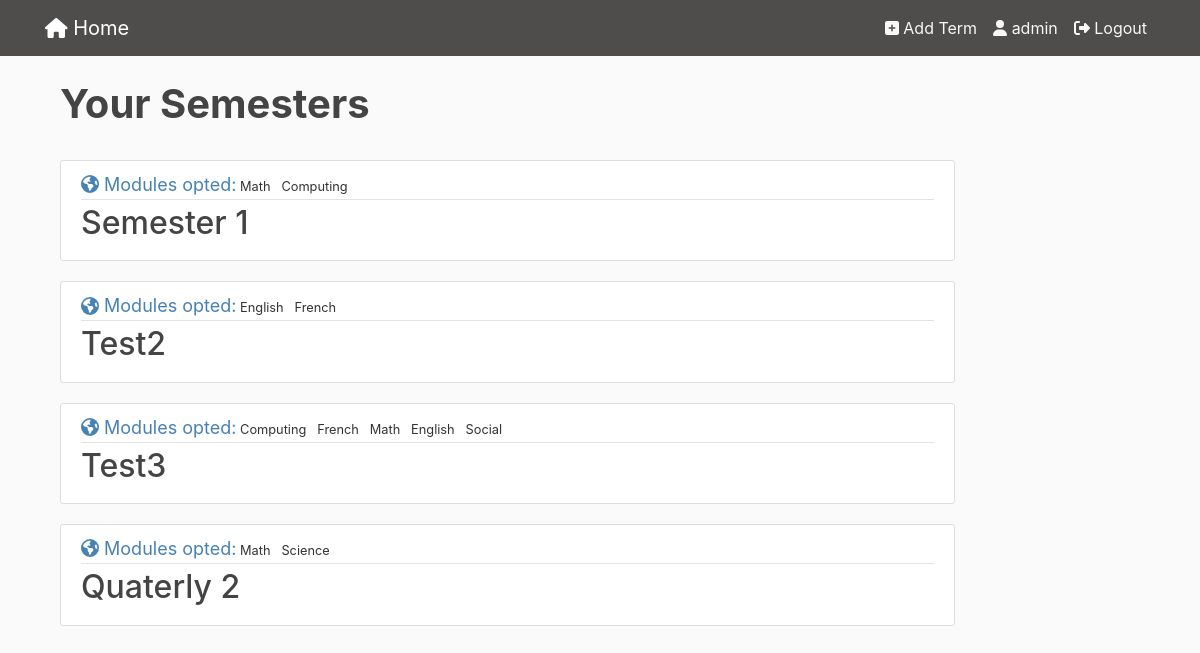
The app's page / (signed in), older data.
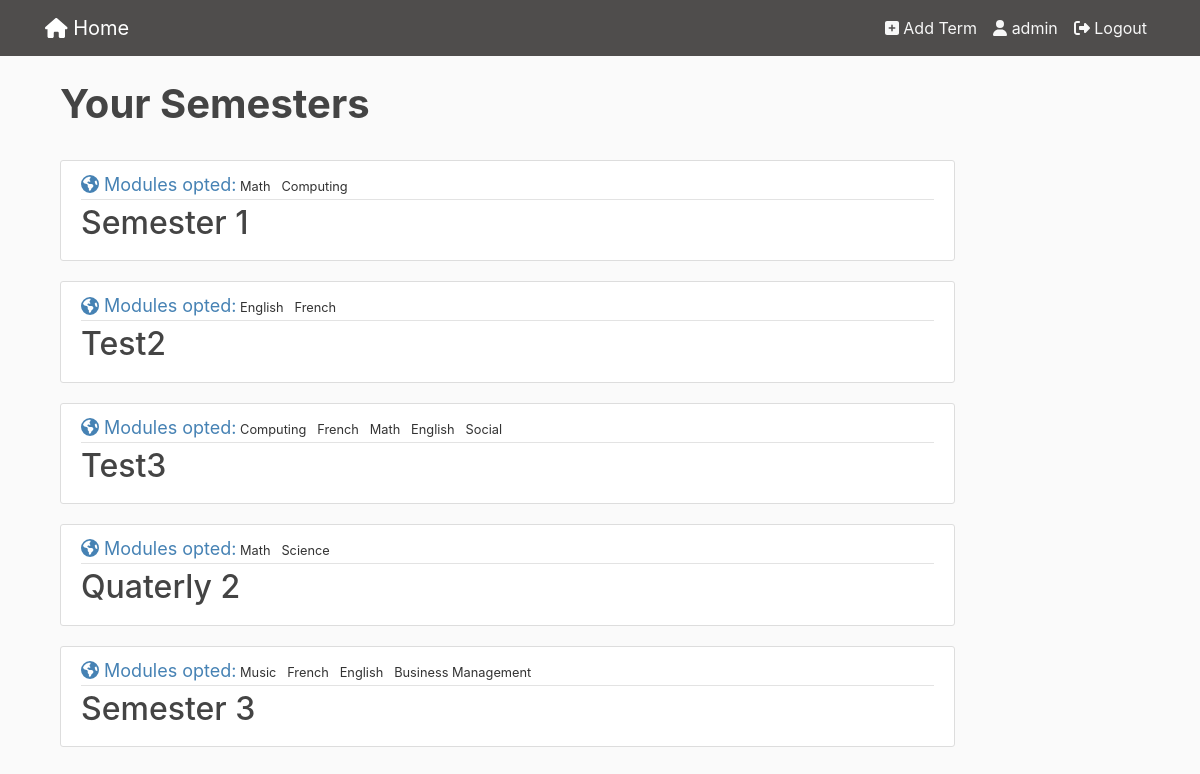
The same page, newer data.
### analysis/models.py (models this page shows, shortened)
class Term(models.Model):
    name = models.CharField(max_length=100)
    description = models.CharField(max_length=200, null=True, blank=True)
    user = models.ForeignKey(User, on_delete=models.CASCADE)

class Subject(models.Model):
    term = models.ForeignKey(Term, on_delete=models.CASCADE)
    name = models.CharField(max_length=100)
    result = models.IntegerField(default=0, null=True, blank=True)
    total_hr_spent = models.DecimalField(max_digits=10, decimal_places=2, default=0.0, null=True, blank=True)

### analysis/views.py (the view)
# urls.py: path('', views.Dashboard.as_view(), name='index'),
class Dashboard(LoginRequiredMixin, TemplateView):
    template_name = 'dashboard.html'
    def get_context_data(self, **kwargs):
        context = super().get_context_data(**kwargs)
        term = {}
        for tr in Term.objects.filter(user=self.request.user).order_by('id'):
            term[tr] = list()
            for subjects in Subject.objects.filter(term=tr):
                term[tr].append(subjects)
        context['term'] = term
        return context

### analysis/templates/dashboard.html (shortened to what this page needs)
{% extends "base.html" %} {%block content%}
<div class="row">
    <div class="container">
        <div class="col-md-10">
            <h1 class="font-weight-bold">Your Semesters</h1>
            <br/>
        </div>
        {% for t, subjects in term.items %}
        <div class="col-md-10">
            <article class="media content-section">
                <div class="media-body">
                    <div class="article-metadata">
                        <small>
                            <font size="4" color="SteelBlue"><i class="fas fa-globe-americas"></i>
                                Modules opted:</font>
                            {% for subj in subjects %}
                            <span>{{subj.name}} &nbsp;</span>
                            {% endfor %}
                        </small>
                    </div>
                    <h2>
                        <a class="article-title" href="{% url 'term-detail' t.id%}">
                            {{t.name}}</a>
                    </h2>
                </div>
            </article>
        </div>
        {%endfor%}
    </div>
</div>
 {% endblock content %}

Row changes from the older to the newer data that the page shows:
added Term: name "Semester 3"
added Subject: name "Music", shown under "Semester 3"
added Subject: name "French", shown under "Semester 3"
added Subject: name "English", shown under "Semester 3"
added Subject: name "Business Management", shown under "Semester 3"
